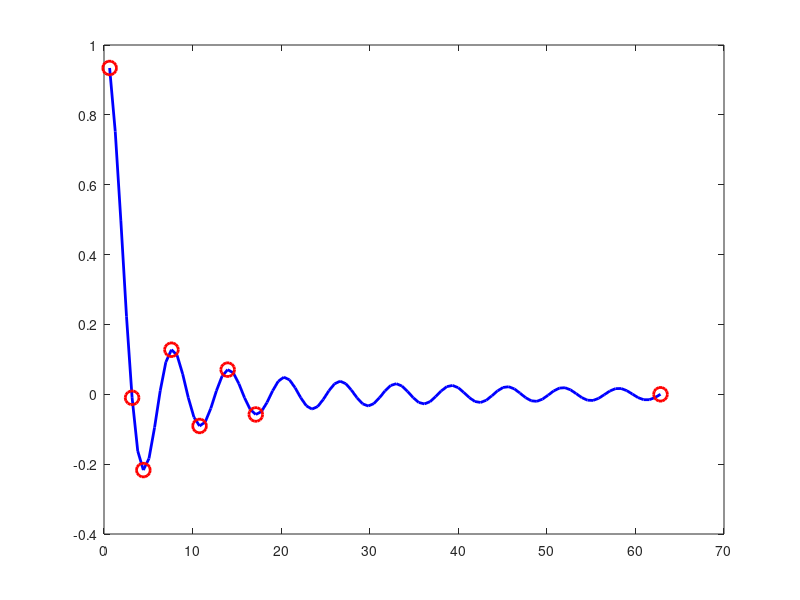

MATLAB code for this plot:
function RDP_lineSimplification

% Input:    X, Y and epsilon
% Output:   Simplified line points
%~~~~~~~~~~~~~~~~~~~~~~~~~~~~~~~~~~~~~~~~~~~~~~~~~~~~~~~~~~~~~
%  Author:  Shahab Eshghi Sahraei
%  PhD Student (Functional Morphology and Biomechanics)
%  Christian Albrecht's University(CAU) in Kiel, Germany
%  Email:   eshghi.shahab@gmail.com
%           sh.eshghi@zoologie.uni-kiel.de
%~~~~~~~~~~~~~~~~~~~~~~~~~~~~~~~~~~~~~~~~~~~~~~~~~~~~~~~~~~~~~
%  Version: 1.0  5/12/2019
%  Info:    Ramer-Douglas-Peucker Line Simplification Algorithm

close all
clc

global allPoints
X = linspace(0,20*pi);
Y = sin(X)./X;
epsilon = 0.1;
id= isnan(Y);
X(id) = [];
Y(id) = [];
H = zeros(1,length(X));
for i = 1 : length(X)
    H(i)=findHight([X(1) X(i) X(end)],[Y(1) Y(i) Y(end)]);
end
epsilon =epsilon*(max(max(H)));
allPoints = [X' Y'];
plot(X,Y,'b-','linewidth',2)
hold on
fPid = [1 length(X)]; %Final Points ID
n = 2;
e=1;
while e~=0
    newPoints = [];
    for i=1:length(fPid)-1
        hID=findPoint(fPid(i),fPid(i+1),epsilon);
        newPoints =[newPoints hID]; %#ok
    end
    fPid = [fPid newPoints];    %#ok
    fPid = sort(fPid);
    e = abs(length(fPid)-n);
    n = length(fPid);
end
plot(X(fPid),Y(fPid),'ro','linewidth',2,'markersize',10)

xSMP = X(fPid);
ySMP = Y(fPid);

save Output.mat xSMP ySMP

end
function hID=findPoint(idP1,idP2,epsilon)
global allPoints
CPs = idP1+1 : idP2-1;
H = zeros(1,length(CPs));
for i = 1 : length(CPs)
    H(i)=findHight([allPoints(idP1,1) allPoints(CPs(i),1) allPoints(idP2,1)],[allPoints(idP1,2) allPoints(CPs(i),2) allPoints(idP2,2)]);
end
if ~isempty(H) && max(max(H))>epsilon
    [~,id] = max(H);
    hID = CPs(id(1));
else
    hID = [];
end
end
function H=findHight(X,Y)
% X is a 1 by 3 matrix
% Y is a 1 by 3 matrix
X = [X X(1)];
Y = [Y Y(1)];
A = (sum(X(1:end-1).*Y(2:end))-sum(X(2:end).*Y(1:end-1)))/2;
d = sqrt(((X(3)-X(1))^2)+((Y(3)-Y(1))^2));
H = 2*A/d;
H = abs(H);
end






